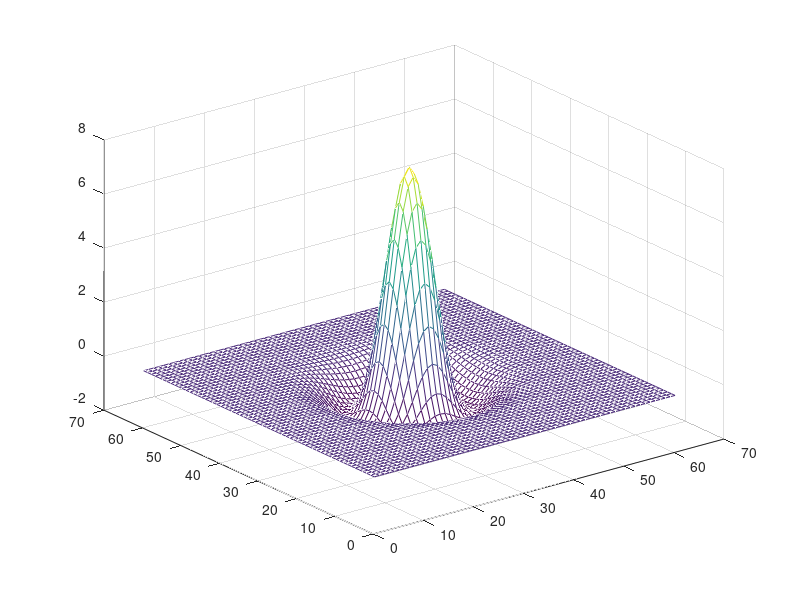
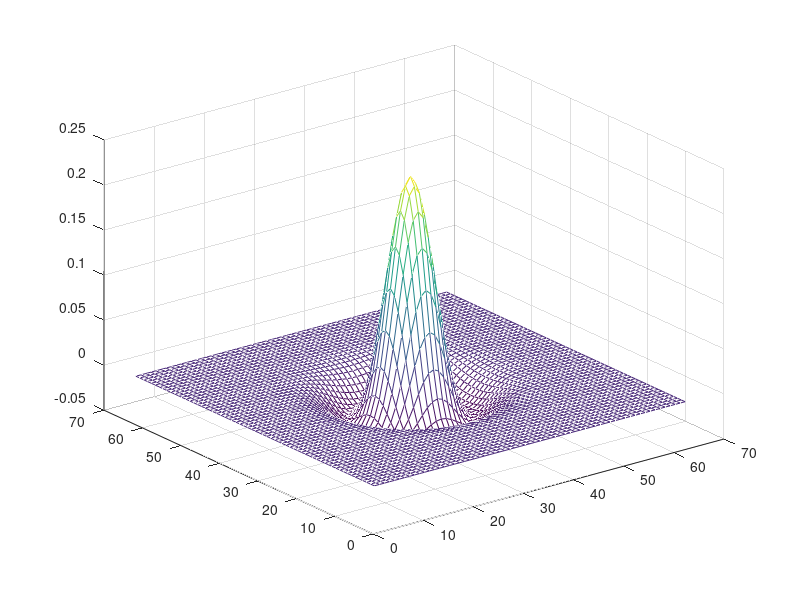

MATLAB code to generate these figures, in order:
%%%%%%%%%%%%%%%%%%%%%%%%%%%%%%%%%%%%%%%%%%%%%
% Autor: Alexandre Zaghetto                 %
% Data: 23/05/2017                          %
% Local: McGill University                  %
%%%%%%%%%%%%%%%%%%%%%%%%%%%%%%%%%%%%%%%%%%%%%
% The Marr-Hildreth edge detector           %
% Gonzalez 3rd Ed. pg. 715                  %       
%%%%%%%%%%%%%%%%%%%%%%%%%%%%%%%%%%%%%%%%%%%%%

clear all
close all
clc

% LoG Equation
x=-3:0.1:3
y = x;
sig = 0.5
for i = 1:length(x)
    for j = 1:length(y)
        LoG(i, j) = ((x(i)^2 + y(j)^2-2*sig^2)/sig^4)*exp( -(x(i)^2 + y(j)^2)/(2*sig^2));
    end
end
figure
mesh(-LoG)

% Convolving the Gaussian with a Laplacian mask
for i = 1:length(x)
    for j = 1:length(y)
        G(i, j) = exp( -(x(i)^2 + y(j)^2)/(2*sig^2));
    end
end

hL = [1 1 1;1  -8  1; 1 1 1];
hLoG = conv2(double(G), double(hL));
figure
mesh(-hLoG)

